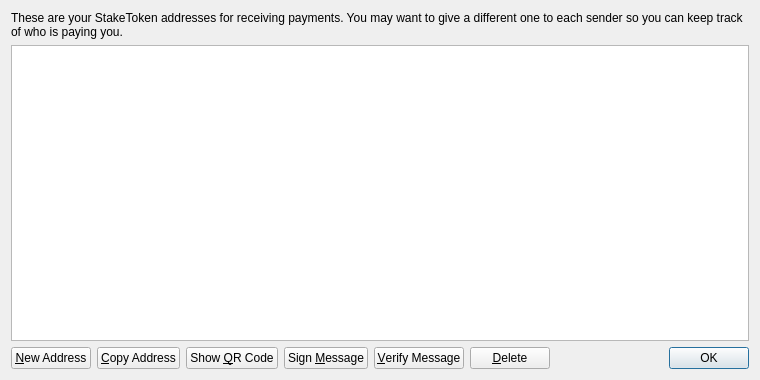
<?xml version="1.0" encoding="UTF-8"?>
<ui version="4.0">
 <class>AddressBookPage</class>
 <widget class="QWidget" name="AddressBookPage">
  <property name="geometry">
   <rect>
    <x>0</x>
    <y>0</y>
    <width>760</width>
    <height>380</height>
   </rect>
  </property>
  <property name="windowTitle">
   <string>Address Book</string>
  </property>
  <layout class="QVBoxLayout" name="verticalLayout">
   <item>
    <widget class="QLabel" name="labelExplanation">
     <property name="text">
      <string>These are your StakeToken addresses for receiving payments. You may want to give a different one to each sender so you can keep track of who is paying you.</string>
     </property>
     <property name="textFormat">
      <enum>Qt::PlainText</enum>
     </property>
     <property name="wordWrap">
      <bool>true</bool>
     </property>
    </widget>
   </item>
   <item>
    <widget class="QTableView" name="tableView">
     <property name="contextMenuPolicy">
      <enum>Qt::CustomContextMenu</enum>
     </property>
     <property name="toolTip">
      <string>Double-click to edit address or label</string>
     </property>
     <property name="tabKeyNavigation">
      <bool>false</bool>
     </property>
     <property name="alternatingRowColors">
      <bool>true</bool>
     </property>
     <property name="selectionMode">
      <enum>QAbstractItemView::SingleSelection</enum>
     </property>
     <property name="selectionBehavior">
      <enum>QAbstractItemView::SelectRows</enum>
     </property>
     <property name="sortingEnabled">
      <bool>true</bool>
     </property>
     <attribute name="verticalHeaderVisible">
      <bool>false</bool>
     </attribute>
    </widget>
   </item>
   <item>
    <layout class="QHBoxLayout" name="horizontalLayout">
     <item>
      <widget class="QPushButton" name="newAddressButton">
       <property name="toolTip">
        <string>Create a new address</string>
       </property>
       <property name="text">
        <string>&amp;New Address</string>
       </property>
       <property name="icon">
        <iconset resource="../bitcoin.qrc">
         <normaloff>:/icons/add</normaloff>:/icons/add</iconset>
       </property>
      </widget>
     </item>
     <item>
      <widget class="QPushButton" name="copyToClipboard">
       <property name="toolTip">
        <string>Copy the currently selected address to the system clipboard</string>
       </property>
       <property name="text">
        <string>&amp;Copy Address</string>
       </property>
       <property name="icon">
        <iconset resource="../bitcoin.qrc">
         <normaloff>:/icons/editcopy</normaloff>:/icons/editcopy</iconset>
       </property>
      </widget>
     </item>
     <item>
      <widget class="QPushButton" name="showQRCode">
       <property name="text">
        <string>Show &amp;QR Code</string>
       </property>
       <property name="icon">
        <iconset resource="../bitcoin.qrc">
         <normaloff>:/icons/qrcode</normaloff>:/icons/qrcode</iconset>
       </property>
      </widget>
     </item>
     <item>
      <widget class="QPushButton" name="signMessage">
       <property name="toolTip">
        <string>Sign a message to prove you own a StakeToken address</string>
       </property>
       <property name="text">
        <string>Sign &amp;Message</string>
       </property>
       <property name="icon">
        <iconset resource="../bitcoin.qrc">
         <normaloff>:/icons/edit</normaloff>:/icons/edit</iconset>
       </property>
      </widget>
     </item>
     <item>
      <widget class="QPushButton" name="verifyMessage">
       <property name="toolTip">
        <string>Verify a message to ensure it was signed with a specified StakeToken address</string>
       </property>
       <property name="text">
        <string>&amp;Verify Message</string>
       </property>
       <property name="icon">
        <iconset resource="../bitcoin.qrc">
         <normaloff>:/icons/transaction_0</normaloff>:/icons/transaction_0</iconset>
       </property>
      </widget>
     </item>
     <item>
      <widget class="QPushButton" name="deleteButton">
       <property name="toolTip">
        <string>Delete the currently selected address from the list</string>
       </property>
       <property name="text">
        <string>&amp;Delete</string>
       </property>
       <property name="icon">
        <iconset resource="../bitcoin.qrc">
         <normaloff>:/icons/remove</normaloff>:/icons/remove</iconset>
       </property>
      </widget>
     </item>
     <item>
      <spacer name="horizontalSpacer">
       <property name="orientation">
        <enum>Qt::Horizontal</enum>
       </property>
       <property name="sizeHint" stdset="0">
        <size>
         <width>40</width>
         <height>20</height>
        </size>
       </property>
      </spacer>
     </item>
     <item>
      <widget class="QDialogButtonBox" name="buttonBox">
       <property name="sizePolicy">
        <sizepolicy hsizetype="Maximum" vsizetype="Fixed">
         <horstretch>0</horstretch>
         <verstretch>0</verstretch>
        </sizepolicy>
       </property>
       <property name="standardButtons">
        <set>QDialogButtonBox::Ok</set>
       </property>
      </widget>
     </item>
    </layout>
   </item>
  </layout>
 </widget>
 <resources>
  <include location="../bitcoin.qrc"/>
 </resources>
 <connections/>
</ui>
